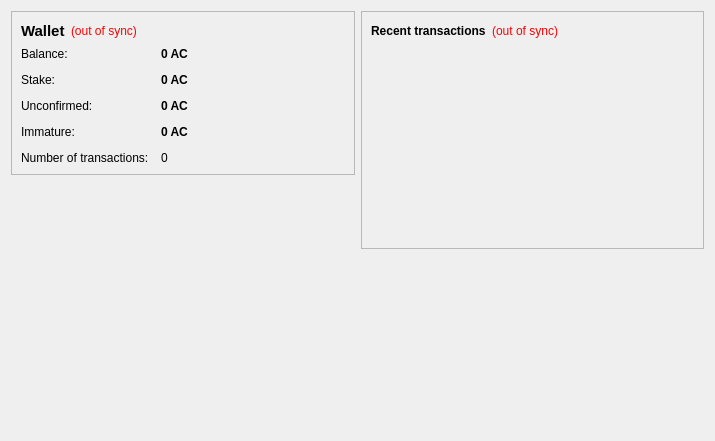
<?xml version="1.0" encoding="UTF-8"?>
<ui version="4.0">
 <class>OverviewPage</class>
 <widget class="QWidget" name="OverviewPage">
  <property name="geometry">
   <rect>
    <x>0</x>
    <y>0</y>
    <width>715</width>
    <height>441</height>
   </rect>
  </property>
  <property name="windowTitle">
   <string>Form</string>
  </property>
  <layout class="QHBoxLayout" name="horizontalLayout" stretch="1,1">
   <item>
    <layout class="QVBoxLayout" name="verticalLayout_2">
     <item>
      <widget class="QFrame" name="frame">
       <property name="frameShape">
        <enum>QFrame::StyledPanel</enum>
       </property>
       <property name="frameShadow">
        <enum>QFrame::Raised</enum>
       </property>
       <layout class="QVBoxLayout" name="verticalLayout_4">
        <item>
         <layout class="QHBoxLayout" name="horizontalLayout_4">
          <item>
           <widget class="QLabel" name="label_5">
            <property name="font">
             <font>
              <pointsize>11</pointsize>
              <weight>75</weight>
              <bold>true</bold>
             </font>
            </property>
            <property name="text">
             <string>Wallet</string>
            </property>
           </widget>
          </item>
          <item>
           <widget class="QLabel" name="labelWalletStatus">
            <property name="toolTip">
             <string>The displayed information may be out of date. Your wallet automatically synchronizes with the AsiaCoin network after a connection is established, but this process has not completed yet.</string>
            </property>
            <property name="styleSheet">
             <string notr="true">QLabel { color: red; }</string>
            </property>
            <property name="text">
             <string notr="true">(out of sync)</string>
            </property>
            <property name="alignment">
             <set>Qt::AlignLeading|Qt::AlignLeft|Qt::AlignVCenter</set>
            </property>
           </widget>
          </item>
          <item>
           <spacer name="horizontalSpacer_2">
            <property name="orientation">
             <enum>Qt::Horizontal</enum>
            </property>
            <property name="sizeHint" stdset="0">
             <size>
              <width>40</width>
              <height>20</height>
             </size>
            </property>
           </spacer>
          </item>
         </layout>
        </item>
        <item>
         <layout class="QFormLayout" name="formLayout_2">
          <property name="fieldGrowthPolicy">
           <enum>QFormLayout::AllNonFixedFieldsGrow</enum>
          </property>
          <property name="horizontalSpacing">
           <number>12</number>
          </property>
          <property name="verticalSpacing">
           <number>12</number>
          </property>
          <item row="0" column="0">
           <widget class="QLabel" name="label">
            <property name="text">
             <string>Balance:</string>
            </property>
           </widget>
          </item>
          <item row="0" column="1">
           <widget class="QLabel" name="labelBalance">
            <property name="font">
             <font>
              <weight>75</weight>
              <bold>true</bold>
             </font>
            </property>
            <property name="cursor">
             <cursorShape>IBeamCursor</cursorShape>
            </property>
            <property name="toolTip">
             <string>Your current balance</string>
            </property>
            <property name="text">
             <string notr="true">0 AC</string>
            </property>
            <property name="textInteractionFlags">
             <set>Qt::LinksAccessibleByMouse|Qt::TextSelectableByKeyboard|Qt::TextSelectableByMouse</set>
            </property>
           </widget>
          </item>
          <item row="1" column="0">
           <widget class="QLabel" name="label_6">
            <property name="text">
             <string>Stake:</string>
            </property>
           </widget>
          </item>
          <item row="1" column="1">
           <widget class="QLabel" name="labelStake">
            <property name="font">
             <font>
              <weight>75</weight>
              <bold>true</bold>
             </font>
            </property>
            <property name="cursor">
             <cursorShape>IBeamCursor</cursorShape>
            </property>
            <property name="toolTip">
             <string>Total of coins that was staked, and do not yet count toward the current balance</string>
            </property>
            <property name="text">
             <string notr="true">0 AC</string>
            </property>
            <property name="textInteractionFlags">
             <set>Qt::LinksAccessibleByMouse|Qt::TextSelectableByKeyboard|Qt::TextSelectableByMouse</set>
            </property>
           </widget>
          </item>
          <item row="2" column="0">
           <widget class="QLabel" name="label_3">
            <property name="text">
             <string>Unconfirmed:</string>
            </property>
           </widget>
          </item>
          <item row="2" column="1">
           <widget class="QLabel" name="labelUnconfirmed">
            <property name="font">
             <font>
              <weight>75</weight>
              <bold>true</bold>
             </font>
            </property>
            <property name="cursor">
             <cursorShape>IBeamCursor</cursorShape>
            </property>
            <property name="toolTip">
             <string>Total of transactions that have yet to be confirmed, and do not yet count toward the current balance</string>
            </property>
            <property name="text">
             <string notr="true">0 AC</string>
            </property>
            <property name="textInteractionFlags">
             <set>Qt::LinksAccessibleByMouse|Qt::TextSelectableByKeyboard|Qt::TextSelectableByMouse</set>
            </property>
           </widget>
          </item>
          <item row="3" column="0">
           <widget class="QLabel" name="labelImmatureText">
            <property name="text">
             <string>Immature:</string>
            </property>
           </widget>
          </item>
          <item row="3" column="1">
           <widget class="QLabel" name="labelImmature">
            <property name="font">
             <font>
              <weight>75</weight>
              <bold>true</bold>
             </font>
            </property>
            <property name="toolTip">
             <string>Mined balance that has not yet matured</string>
            </property>
            <property name="text">
             <string notr="true">0 AC</string>
            </property>
            <property name="textInteractionFlags">
             <set>Qt::LinksAccessibleByMouse|Qt::TextSelectableByKeyboard|Qt::TextSelectableByMouse</set>
            </property>
           </widget>
          </item>
          <item row="4" column="0">
           <widget class="QLabel" name="label_2">
            <property name="text">
             <string>Number of transactions:</string>
            </property>
           </widget>
          </item>
          <item row="4" column="1">
           <widget class="QLabel" name="labelNumTransactions">
            <property name="toolTip">
             <string>Total number of transactions in wallet</string>
            </property>
            <property name="text">
             <string notr="true">0</string>
            </property>
           </widget>
          </item>
         </layout>
        </item>
       </layout>
      </widget>
     </item>
     <item>
      <spacer name="verticalSpacer">
       <property name="orientation">
        <enum>Qt::Vertical</enum>
       </property>
       <property name="sizeHint" stdset="0">
        <size>
         <width>20</width>
         <height>40</height>
        </size>
       </property>
      </spacer>
     </item>
     <item>
      <widget class="QLabel" name="label_6">
       <property name="text">
        <string/>
       </property>
       <property name="pixmap">
        <pixmap resource="../bitcoin.qrc">:/images/backg</pixmap>
       </property>
       <property name="scaledContents">
        <bool>false</bool>
       </property>
       <property name="alignment">
        <set>Qt::AlignCenter</set>
       </property>
       <property name="margin">
        <number>-2</number>
       </property>
      </widget>
     </item>
    </layout>
   </item>
   <item>
    <layout class="QVBoxLayout" name="verticalLayout_3">
     <item>
      <widget class="QFrame" name="frame_2">
       <property name="frameShape">
        <enum>QFrame::StyledPanel</enum>
       </property>
       <property name="frameShadow">
        <enum>QFrame::Raised</enum>
       </property>
       <layout class="QVBoxLayout" name="verticalLayout">
        <item>
         <layout class="QHBoxLayout" name="horizontalLayout_2">
          <item>
           <widget class="QLabel" name="label_4">
            <property name="text">
             <string>&lt;b&gt;Recent transactions&lt;/b&gt;</string>
            </property>
           </widget>
          </item>
          <item>
           <widget class="QLabel" name="labelTransactionsStatus">
            <property name="toolTip">
             <string>The displayed information may be out of date. Your wallet automatically synchronizes with the AsiaCoin network after a connection is established, but this process has not completed yet.</string>
            </property>
            <property name="styleSheet">
             <string notr="true">QLabel { color: red; }</string>
            </property>
            <property name="text">
             <string notr="true">(out of sync)</string>
            </property>
            <property name="alignment">
             <set>Qt::AlignRight|Qt::AlignTrailing|Qt::AlignVCenter</set>
            </property>
           </widget>
          </item>
          <item>
           <spacer name="horizontalSpacer">
            <property name="orientation">
             <enum>Qt::Horizontal</enum>
            </property>
            <property name="sizeHint" stdset="0">
             <size>
              <width>40</width>
              <height>20</height>
             </size>
            </property>
           </spacer>
          </item>
         </layout>
        </item>
        <item>
         <widget class="QListView" name="listTransactions">
          <property name="styleSheet">
           <string notr="true">QListView { background: transparent; }</string>
          </property>
          <property name="frameShape">
           <enum>QFrame::NoFrame</enum>
          </property>
          <property name="verticalScrollBarPolicy">
           <enum>Qt::ScrollBarAlwaysOff</enum>
          </property>
          <property name="horizontalScrollBarPolicy">
           <enum>Qt::ScrollBarAlwaysOff</enum>
          </property>
          <property name="selectionMode">
           <enum>QAbstractItemView::NoSelection</enum>
          </property>
         </widget>
        </item>
       </layout>
      </widget>
     </item>
     <item>
      <spacer name="verticalSpacer_2">
       <property name="orientation">
        <enum>Qt::Vertical</enum>
       </property>
       <property name="sizeHint" stdset="0">
        <size>
         <width>20</width>
         <height>40</height>
        </size>
       </property>
      </spacer>
     </item>
    </layout>
   </item>
  </layout>
 </widget>
 <resources>
  <include location="../bitcoin.qrc"/>
 </resources>
 <connections/>
</ui>
